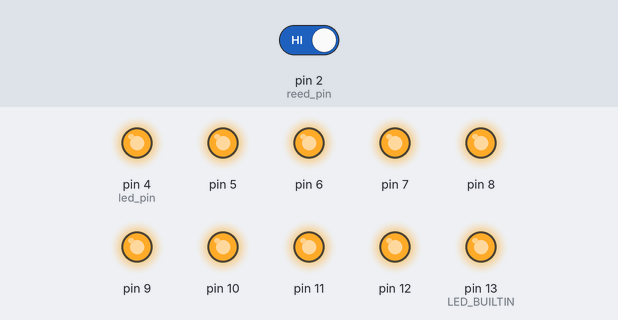
A sketch run on a simulated Arduino Uno, built with avr-gcc and run on an emulated ATmega328P. Shown: output pins drawn as LEDs (lit = HIGH). Inputs (shaded band) come from the test bench; at power-on: pin 2 (reed_pin) HIGH.

Above: at 0.1 s.
At 4.1 s:
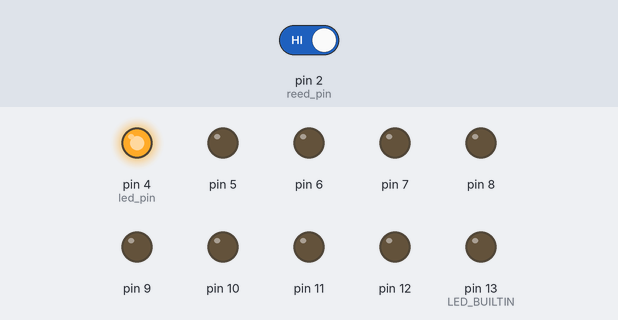
At 4.5 s:
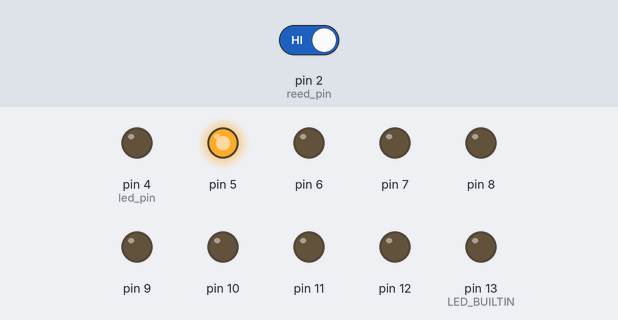
At 4.9 s:
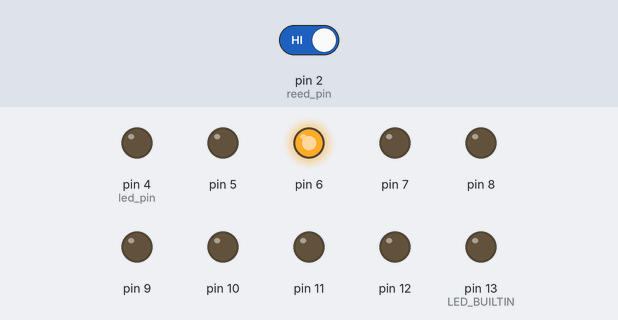
At 6.1 s:
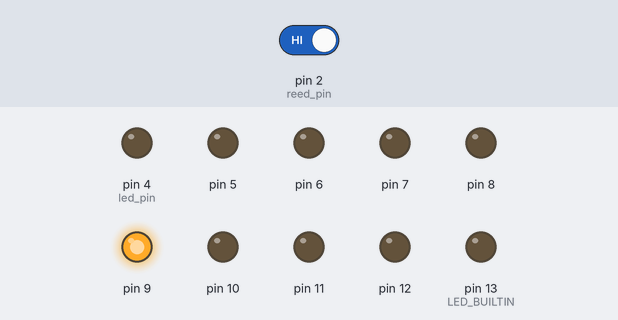
At 7.9 s:
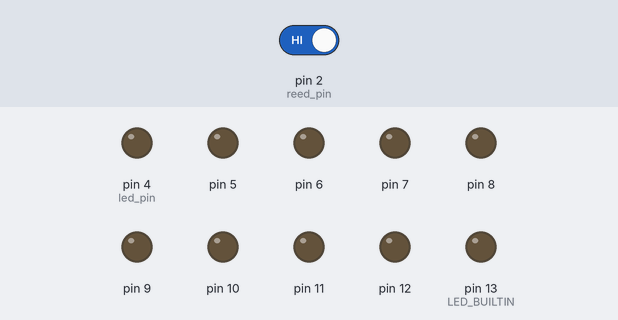
Timing chart, 0 to 9.4 s (numbered marks = the images above):
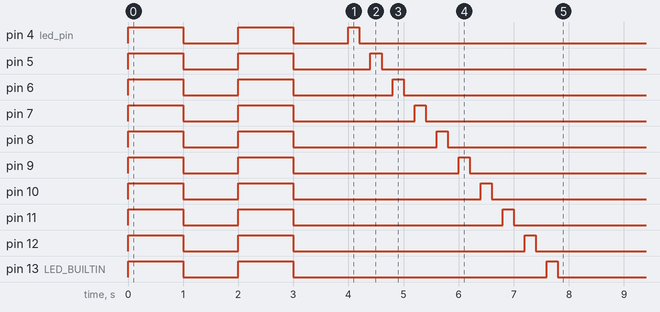

The sketch:

main.ino
```cpp
#include <LowPower.h>
#include <Arduino.h>
const int led_pin = 4;
const int reed_pin = 2;

int n=0;
bool wake_on_rising_reed=false;
long last_time_rising_reed=0;

void on_rising_reed() {
  wake_on_rising_reed=true;
}

void alive_check()
{
  pinMode(LED_BUILTIN, OUTPUT);
  for(int k=0;k<2;k++) {
    digitalWrite(LED_BUILTIN, HIGH);
    for(int i=0; i<10; ++i)
      digitalWrite(led_pin+i, HIGH);
    delay(1000);
    digitalWrite(LED_BUILTIN, LOW);
    for(int i=0; i<10; ++i)
      digitalWrite(led_pin+i, LOW);
    delay(1000);
  }
  for(int i=0; i<10; ++i)
    {
      digitalWrite(led_pin+i, HIGH);
      delay(200);
      digitalWrite(led_pin+i, LOW);
      delay(200);
    }
}

void setup() {
  for(int k=0; k<10; ++k)
    pinMode(led_pin+k, OUTPUT);
  alive_check();
  pinMode(reed_pin, INPUT_PULLUP);
  attachInterrupt(0,on_rising_reed,RISING);
}

void sleepNow() {
  LowPower.powerDown(SLEEP_8S, ADC_OFF, BOD_OFF);
}

void display(int m)
{
  int k=0;
  for(int c = 9; c >= 0; c--) {
    k = m >> c;
    if (k & 1)
      digitalWrite(led_pin+c, HIGH);
    else
      digitalWrite(led_pin+c, LOW);
  }
}

void clear_display() {
  display(0);
}

int np=0;

void loop() {
  long current_time=millis();
  int time_since_last_rising_reed = current_time-last_time_rising_reed;
  if (wake_on_rising_reed)
    {
      if (time_since_last_rising_reed>200)
	n++;
      last_time_rising_reed=current_time;
      wake_on_rising_reed=false;
    }

  display(n);

  if (!wake_on_rising_reed && time_since_last_rising_reed>5000)
    {
      delay(250);
      display(0); // save power.
      sleepNow();
    }
}
```
